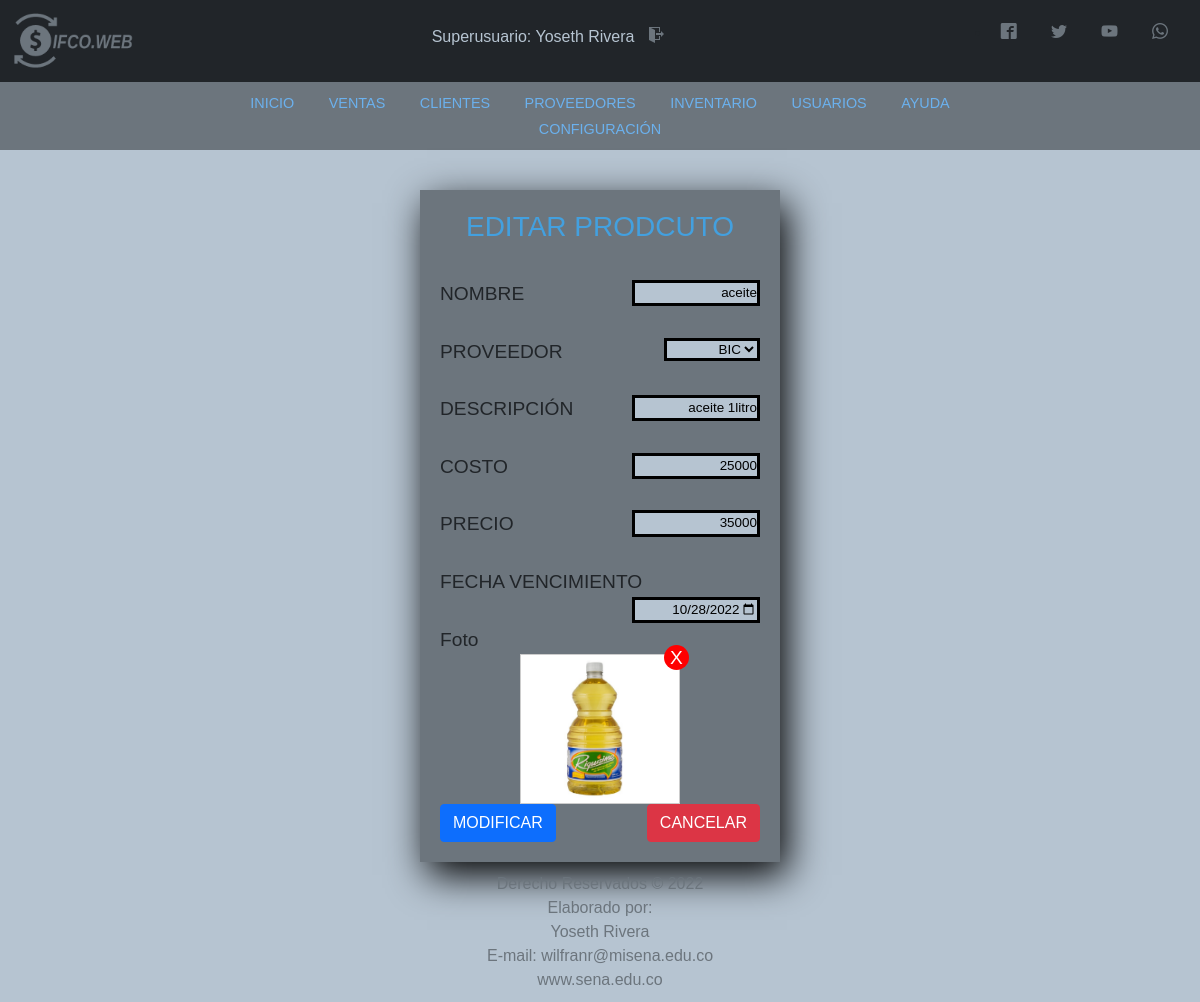
Screenshot of /Vista/html/modify_product.php?usr=2 (signed in) with the database file from the repository.
### tables this page shows
CREATE TABLE `usuario` (
  `codUsuario` int(11) NOT NULL,
  `id` varchar(20) DEFAULT NULL,
  `tipoId` varchar(11) DEFAULT NULL,
  `nombre` varchar(50) DEFAULT NULL,
  `direccion` text NOT NULL,
  `telefono` varchar(20) NOT NULL,
  `correo` varchar(100) DEFAULT NULL,
  `usuario` varchar(15) DEFAULT NULL,
  `clave` varchar(100) DEFAULT NULL,
  `rol` varchar(20) DEFAULT NULL
);

CREATE TABLE `producto` (
  `codproducto` int(11) NOT NULL,
  `nombre` varchar(50) DEFAULT NULL,
  `descripcion` varchar(100) DEFAULT NULL,
  `proveedor` int(11) DEFAULT NULL,
  `costo` decimal(11,0) DEFAULT NULL,
  `precio` decimal(11,0) DEFAULT NULL,
  `cantidad` int(11) DEFAULT NULL,
  `date_add` datetime NOT NULL DEFAULT current_timestamp(),
  `fechaVencimiento` date NOT NULL,
  `usuario_id` int(11) NOT NULL,
  `estatus` int(11) NOT NULL DEFAULT 1,
  `foto` text DEFAULT NULL
);

CREATE TABLE `proveedor` (
  `codproveedor` int(11) NOT NULL,
  `id` varchar(20) DEFAULT NULL,
  `tipoIdProveedor` varchar(3) DEFAULT NULL,
  `proveedor` varchar(100) DEFAULT NULL,
  `contacto` varchar(100) DEFAULT NULL,
  `telefono` varchar(20) DEFAULT NULL,
  `direccion` text DEFAULT NULL,
  `correo` varchar(100) NOT NULL
);

### Vista/html/modify_product.php (the view, shortened to what this page needs)
<?php
include '../../includes/header.php';
include '../../includes/nav.php';
include '../../includes/script.php';
if (empty($_GET['usr'])) {
    header('Location: inventarios.php');
} else {
    $id_producto = $_REQUEST['usr'];
    $query_producto = mysqli_query($conexion, "SELECT p.codproducto, p.nombre, p.descripcion, p.costo, p.precio, p.fechaVencimiento, pr.proveedor, p.foto FROM producto p INNER JOIN proveedor pr ON p.proveedor = pr.codproveedor WHERE p.codproducto = $id_producto AND p.estatus = 1");
    $result_producto = mysqli_num_rows($query_producto);
    $foto = '';
    $classRemove = 'notBlock';
    if ($result_producto > 0) {
        $data_producto = mysqli_fetch_assoc($query_producto);
        if ($data_producto['foto'] != 'img_producto.png') {
            $classRemove = '';
            $foto = '<img id="img" src="../img/uploads/'.$data_producto['foto'].'" alt="Producto">';
        }
    } else {
        header('Location: inventarios.php');
    }
}
$consult = Consult_user($_GET['usr']);
function Consult_user($id)
{
    include '../../includes/conexion.php';
    $sentence = "SELECT * FROM producto WHERE codproducto = '" . $id . "'";
    $result = $conexion->query($sentence) or die("Error al consultar: " . mysqli_error($conexion));
    $rows = $result->fetch_assoc();
    return [
        $rows['codproducto'],
        $rows['nombre'],
        $rows['descripcion'],
        $rows['proveedor'],
        $rows['costo'],
        $rows['precio'],
        $rows['fechaVencimiento'],
        $rows['proveedor'],
        $rows['foto'],
    ];
}
?>
<!DOCTYPE html>
<html lang="es">
<head>
    <link rel="stylesheet" href="../Vista/css/estilos.css">
    <link rel="stylesheet" href="../font.css">
</head>
<body>
    <?php
        $nombre = $consult[1];
        $descripcion = $consult[2];
        $costo = $consult[4];
        $precio = $consult[5];
        $fechaVence = $consult[6];
    ?>
    <div class="agregar-usuario" id="modificar-usuario">
        <form action="" class="inventario" method="POST" enctype="multipart/form-data">
            <h3>EDITAR PRODCUTO</h3><br>
            <label for="consulta-codigo">NOMBRE</label>
            <input class="control-usuario" name="name" value="<?php echo $nombre ?>" type="text" required><br><br>
            <label for="proveedor" class="">PROVEEDOR</label>
            <select name="proveedor" id="tipo-id" class="notItemOne">
                <option value="<?php echo $data_producto['codproveedor']; ?>"><?php echo $data_producto['proveedor']; ?></option>
            </select><br><br>
            <label for="id">DESCRIPCIÓN</label>
            <input class="control-usuario" name="id" value="<?php echo $descripcion ?>" type="text" required readonly><br><br>
            <label for="consulta-palabra">COSTO</label>
            <input class="control-usuario" name="dir" value="<?php echo $costo ?>" type="text"><br><br>
            <label for="consulta-palabra">PRECIO</label>
            <input class="control-usuario" name="tel" value="<?php echo $precio ?>" type="text"><br><br>
            <label for="consulta-palabra">FECHA VENCIMIENTO</label>
            <input class="control-usuario" name="email" value="<?php echo $fechaVence ?>" type="date"><br><br>
            <div class="photo">
                <label for="foto">Foto</label>
                <div class="prevPhoto">
                    <span class="delPhoto <?php echo $classRemove; ?>">X</span>
                    <label for="foto"></label>
                    <?php echo $foto; ?>
                </div>
            </div>
            <div class="d-flex justify-content-between">
                <input class="btn btn-primary" type="submit" value="MODIFICAR">
                <a href="inventarios.php"><input class="btn btn-danger" type="button" value="CANCELAR"></a>
            </div>
        </form>
    </div>
</body>
<?php include '../../includes/footer.php'; ?>
</html>

### includes/header.php (shortened to what this page needs)
<?php
include 'conexion.php';
$id = $_SESSION['id'];
$sentence = "SELECT nombre, rol, codUsuario FROM usuario WHERE id = '" . $id . "' ";
$result = $conexion->query($sentence);
$row = $result->fetch_assoc();
?>
<!DOCTYPE html>
<html lang="es">
<head>
    <link rel="stylesheet" href="../css/estilos.css">
    <link rel="stylesheet" href="../../font.css">
</head>
<body>
    <nav class="navbar navbar-dark bg-dark">
        <div class="container-fluid">
            <a class="navbar-brand" href="panel_principal.php"><img src="../img/LOGO_gris.png" alt="logo" width="130px"></a>
            <h4 id="user">
                <?php
                echo utf8_decode($row['rol']);
                echo ": ";
                echo utf8_decode($row['nombre']);
                ?>
                <a href="../../Controlador/exit.php" class="icon-salir icon-exit"></a>
            </h4>
            <div class="redes">
                <ul>
                    <li>
                        <a href="https://es-es.facebook.com/" class="icon icon-facebook2" target="blank"></a>
                        <a href="https://twitter.com/" class="icon icon-twitter" target="blank"></a>
                        <a href="https://www.youtube.com/" class="icon icon-youtube" target="blank"></a>
                        <a href="https://www.whatsapp.com" class="icon icon-whatsapp" target="blank"></a>
                    </li>
                </ul>
            </div>
        </div>
    </nav>
</body>
</html>

### Vista/css/estilos.css (style rules this page uses)
* { margin: 0; padding: 0; }
body { background-color: #b6c4d1 !important; font-family: Zona Pro, Sans-Serif; }
#user { color: #b6c4d1; font-size: medium; }
.icon { color: #6c757d; text-decoration: none; padding: 10px; margin-right: 10px; }
.icon-salir { color: #6c757d; text-decoration: none; padding: 10px; margin-right: 10px; }
.control-usuario { background: #b6c4d1; border: black solid 3px; font-size: 0.7em; text-align: right; width: 40%; color: black; float: right; }
#tipo-id { background: #b6c4d1; border: black solid 3px; font-size: 0.7em; text-align: right; width: 30%; color: black; float: right; }
.agregar-usuario { width: 30%; font-size: 1.2rem; margin-top: 40px; margin-left: 35%; padding: 20px; box-shadow: 7px 13px 37px #000; float: left; background: #6c757d; display: block; }
.inventario h3 { text-align: center; color: #43a0df; }
.prevPhoto { display: flex; justify-content: space-between; width: 160px; height: 150px; border: 1px solid #CCC; position: relative; cursor: pointer; background: url(../images/uploads/user.png); background-repeat: no-repeat; background-size: cover; background-position: center center; margin: auto; }
.prevPhoto label { cursor: pointer; width: 100%; height: 100%; position: absolute; top: 0; left: 0; z-index: 2; }
.prevPhoto img { width: 100%; height: 100%; }
.delPhoto { color: #FFF; display: -webkit-flex; display: -moz-flex; display: -ms-flex; display: -o-flex; display: flex; justify-content: center; align-items: center; border-radius: 50%; width: 25px; height: 25px; background: red; position: absolute; right: -10px; top: -10px; z-index: 10; }
.notItemOne option:first-child { display: none; }

### rows the page displays
usuario: rol "Superusuario", nombre "Yoseth Rivera"
producto: name "aceite", proveedor "BIC", id "aceite 1litro", dir "25000", tel "35000", email "10/28/2022", foto (picture)
